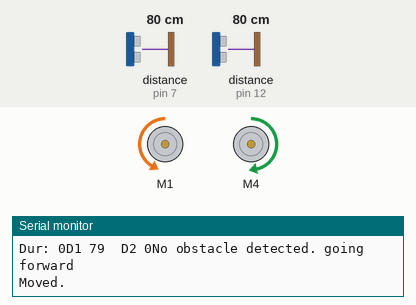
The sketch below on a simulated Arduino Uno, built with avr-gcc and run on an emulated ATmega328P. On the bench: 2 × DC motor (green arrow = forward, orange = backward, longer = faster), the last lines printed to the serial monitor. Wiring (inferred from the names in the program): 2 × ultrasonic range finder: trigger pin 8, echo pin 7 / trigger pin 13, echo pin 12. The inputs (shaded band) are chosen by the test bench; at power-on: distance to the obstacle (sensors on pin 12, pin 7) 80 cm. The echo pulse lasts 58.3 µs per cm.

Above: at 1.8 s.
1.9 s: distance to the obstacle (sensor on pin 12) set to 29 cm
4.4 s: distance to the obstacle (sensor on pin 12) set to 22 cm
At 7.1 s:
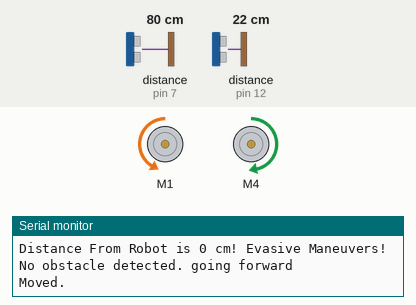
8.5 s: distance to the obstacle (sensor on pin 12) set to 35 cm
At 9.5 s:
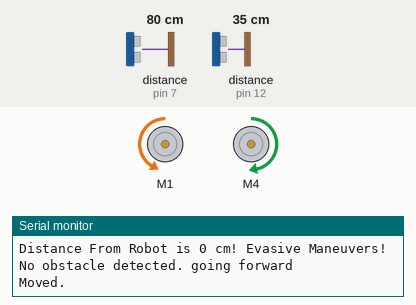
Timing chart, 0 to 11.5 s (numbered marks = the images above; inputs shaded):
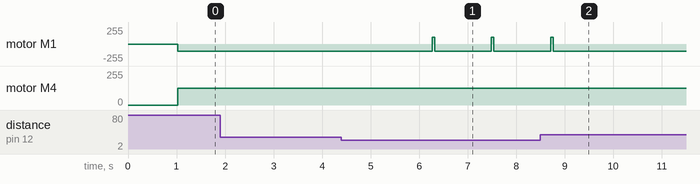

Measured:
- the behaviour switches between 26 and 25 cm on distance to the obstacle (sensor on pin 12) (found by bisection; images 0 and 1)
- after the input at 4.4 s, motor M1: alternates forward 105/255 for 0.05 s and backward 105/255 for 1.2 s, starting after 1.9 s
- after the input at 8.5 s, motor M1: goes on until 8.8 s, then stays backward 105/255

The sketch:

mainCode.ino
```cpp
/* Original Code Written by Roy Pe'er. I've explained all the code in the grey comments.
I recommend you to go over the code, examine it, play with it, improve it and modify it according to your needs.
For more awesome videos, subsrice to my channel:
http://www.youtube.com/subscription_center?add_user=Roypeer1
*/

/* Code Modifications by Samantha Rodgers. I recomment that you don't use this code as it is set up for two motors
that both go the same direction. It basically had to be broken in order for it to work. */

#include <AFMotor.h> //import your motor shield library
#define trigPin 13 // define the pins of your sensor
#define echoPin 12
#define trigPin2 8 //* new code defining pins of sensor
#define echoPin2 7
AF_DCMotor motor1(1, MOTOR12_64KHZ); // set up motors.
AF_DCMotor motor2(4, MOTOR12_8KHZ);

void setup() {
  Serial.begin(9600); // begin serial communitication
  Serial.println("Motor test!");
  pinMode(trigPin, OUTPUT);// set the trig pin to output (Send sound waves)
  pinMode(echoPin, INPUT);// set the echo pin to input (recieve sound waves)
  pinMode(trigPin2, OUTPUT); //*
  pinMode(echoPin2, INPUT);
  motor1.setSpeed(105); //set the speed of the motors, between 0-255
  motor2.setSpeed(125);  //* an attempt to even the speed of the motors given backwards and forwards have different speeds
}

void loop() {
  long duration, distance; // start the scan
  long duration2, distance2; //* new things

  bool just_rev = false;

  digitalWrite(trigPin, LOW);
  delayMicroseconds(2); // delays are required for a succesful sensor operation.
  digitalWrite(trigPin, HIGH);

  digitalWrite(trigPin2, LOW); //* new things
  delayMicroseconds(2);
  digitalWrite(trigPin2, HIGH);

  delayMicroseconds(10); //this delay is required as well!
  digitalWrite(trigPin, LOW);

  delayMicroseconds(10); //* new things
  digitalWrite(trigPin2, LOW);

  duration = pulseIn(echoPin, HIGH);
  duration2 = pulseIn(echoPin2, HIGH); //* new things
  Serial.print("Dur: "); //* attempt to figure out why FIGG wasn't turning
  Serial.print(duration2);

  distance = (duration/2) / 29.1;// convert the distance to centimeters.
  distance2 = (duration2/2) / 29.1; //*
  Serial.print("D1 ");
  Serial.print(distance);
  Serial.print("  D2 "); //* Another attempt to figure out why FIGG wasn't working
  Serial.print(distance2);

  if (distance < 25)/*if there's an obstacle 25 centimeters, ahead, do the following: */
  {
    Serial.println ("Close Obstacle detected!" );
    Serial.println ("Obstacle Details:");
    Serial.print ("Distance From Robot is " );
    Serial.print ( distance);
    Serial.print ( " CM!");// print out the distance in centimeters.

    Serial.println ("Check if there's something behind!");
    if ((distance2 < 25) && (distance != 0))
    {
      Serial.println ("Something is Close behind me!");
      Serial.println ("Obstacle details:");
      Serial.print ("Distance From Robot is ");
      Serial.print (distance2);
      Serial.print (" cm!");
      Serial.println (" Evasive Maneuvers!");

      motor1.run(FORWARD);
      motor2.run(FORWARD);
    }
    else
    {
      Serial.println ("Must make room!");
      Serial.println ("Must reverse!");

      motor1.run(FORWARD);
      motor2.run(BACKWARD);

      just_rev = true;
    }
  }
  if (just_rev == true)
  {
    Serial.println ("Just reversed for more room");
    Serial.println ("Must turn to avoid next time");

    motor1.run(FORWARD);
    motor2.run(FORWARD);

    just_rev = false;
  }
  else
  {
    Serial.println ("No obstacle detected. going forward");
    delay (15);
    motor1.run(BACKWARD); //if there's no obstacle ahead, Go Forward!
    motor2.run(FORWARD);
    Serial.println ("Moved.");
  }
}
```
